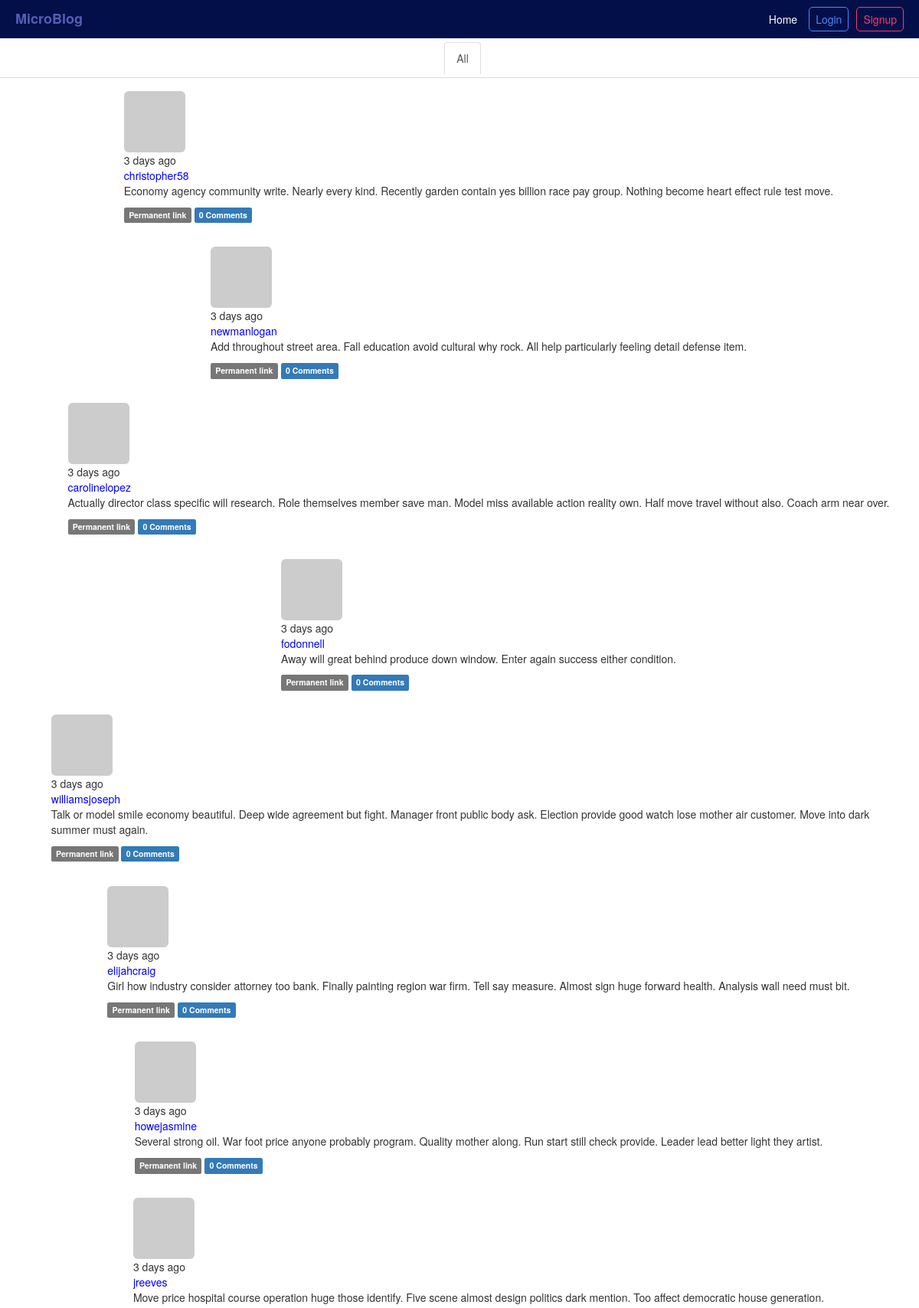
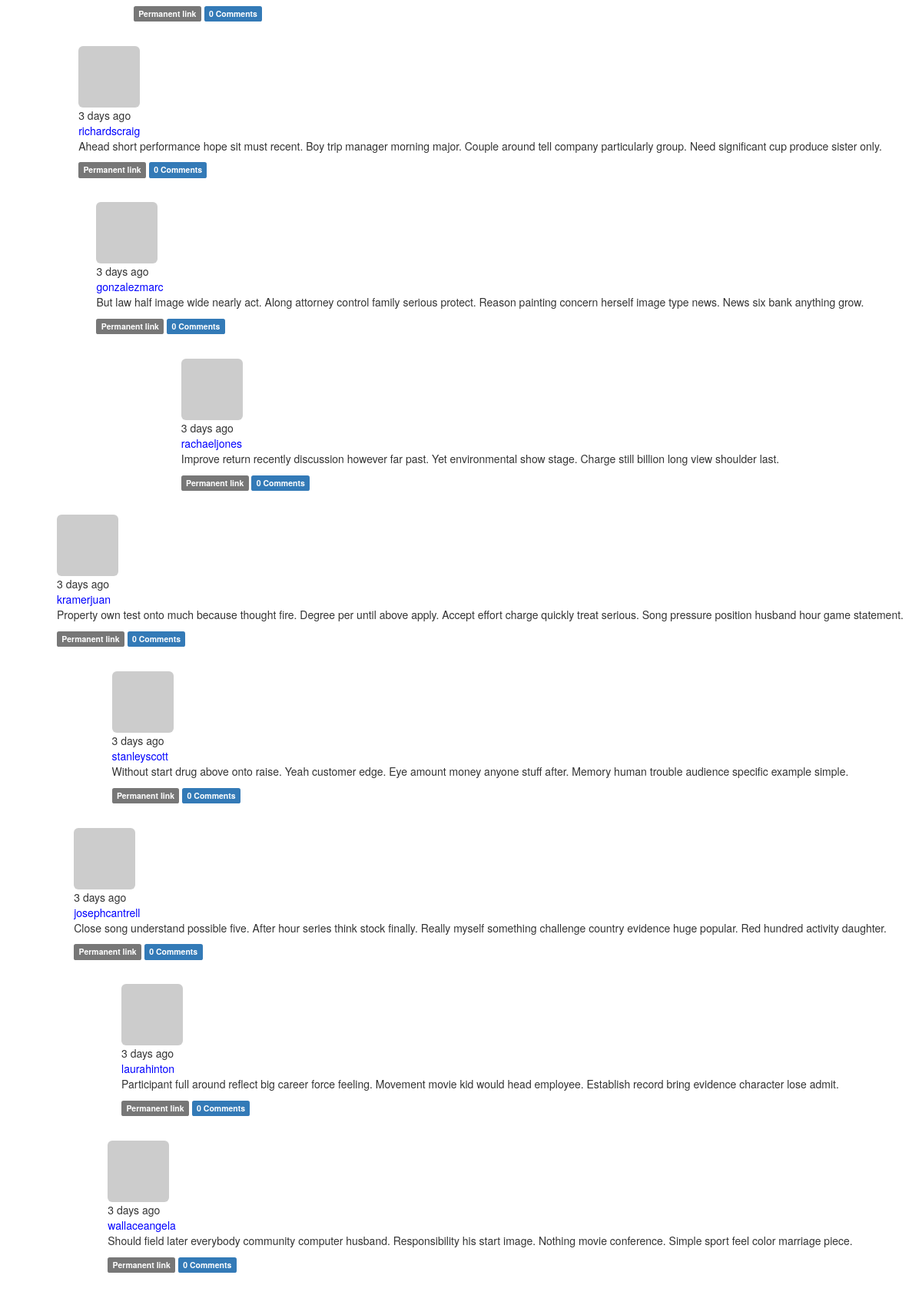
The page /home (upper part) on the database its author committed (2 pictures, top to bottom).
### app/models.py (models this page shows, shortened)
class Post(db.Model):
    __tablename__='posts'
    id=db.Column(db.Integer,primary_key=True)
    body=db.Column(db.Text)
    timestamp=db.Column(db.DateTime,index=True,default=datetime.utcnow)
    body_html=db.Column(db.Text)
    author_id=db.Column(db.Integer,db.ForeignKey('users.id'))
    comments=db.relationship('Comment',backref='post',lazy='dynamic')

class User(UserMixin,db.Model):
    __tablename__='users'
    id=db.Column(db.Integer,primary_key=True,autoincrement=True)
    email=db.Column(db.String(64),unique=True,index=True)
    name=db.Column(db.String(64))
    username=db.Column(db.String(64),unique=True,index=True)
    password_hash=db.Column(db.String(128))
    confirmed=db.Column(db.Boolean,default=False)
    location=db.Column(db.String(64))
    about_me=db.Column(db.Text())
    member_since=db.Column(db.DateTime(),default=datetime.utcnow)
    last_seen=db.Column(db.DateTime(),default=datetime.utcnow)
    avatar_hash=db.Column(db.String(64))
    role_id=db.Column(db.Integer,db.ForeignKey('roles.id'))
    posts=db.relationship('Post',backref='author',lazy='dynamic')
    followed=db.relationship('Follow',foreign_keys=[Follow.follower_id],backref=db.backref('follower', lazy='joined'), lazy='dynamic', cascade='all, delete-orphan')
    followers = db.relationship('Follow', foreign_keys=[Follow.followed_id], backref=db.backref('followed', lazy='joined'), lazy='dynamic', cascade='all, delete-orphan')
    comments=db.relationship('Comment',backref='author',lazy='dynamic')
    @property
    def password(self):
        raise AttributeError('Password is not a readable attribute')
    def gravatar(self,size=100,default='identicon',rating='g'):
        if request.is_secure:
            url = 'https://secure.gravatar.com/avatar'
        else:
            url = 'http://www.gravatar.com/avatar'
        hash = hashlib.md5(self.email.lower().encode('utf-8')).hexdigest()
        return '{url}/{hash}?s={size}&d={default}&r={rating}'.format(url=url, hash=hash, size=size, default=default, rating=rating)

### app/main/views.py (the view)
@main.route('/',methods=['GET','POST'])
@main.route('/home',methods=['GET','POST'])
def home():
    form=PostForm()
    if current_user.can(Permission.WRITE) and form.validate_on_submit():
        post=Post(body=form.body.data,author=current_user._get_current_object())
        db.session.add(post)
        db.session.commit()
        redirect(url_for(".home"))
    posts=Post.query.order_by(Post.timestamp.desc()).all()
    page = request.args.get('page', 1, type=int)
    show_followed=False
    if current_user.is_authenticated:
        show_followed=bool(request.cookies.get('show_followed',''))
    if show_followed:
        query=current_user.followed_posts
    else:
        query=Post.query
    pagination = Post.query.order_by(Post.timestamp.desc()).paginate(page,per_page=current_app.config['MICROBLOG_POSTS_PER_PAGE'], error_out=False)
    posts = pagination.items
    return render_template('index.html',form=form,posts=posts,show_followed=show_followed, pagination=pagination)

### app/main/__init__.py (called while the page is built)
@main.app_context_processor
def inject_permission():
    return dict(Permission=Permission)

### app/main/views.py (called while the page is built)
@main.after_app_request
def after_request(response):
    for query in get_debug_queries():
        if query.duration >= current_app.config['MICROBLOG_SLOW_DB_QUERY_TIME']:
            current_app.logger.warning('Slow query: %s\nParameters: %s\nDuration: %fs\nContext: %s\n'% (query.statement, query.parameters, query.duration, query.context))
    return response

@main.before_app_request
def before_request():
    if current_user.is_authenticated and not current_user.confirmed and request.blueprint !='main' and request.endpoint !='static':
        return redirect(url_for('main.unconfirmed'))

@main.before_app_request
def before_request():
    if current_user.is_authenticated:
        current_user.ping()
        if not current_user.confirmed and request.endpoint and request.blueprint !='main' and request.endpoint != 'static':
            return redirect(url_for('main.unconfirmed'))

### app/models.py (called while the page is built)
    def can(self,permissions):
        return False

    def is_administrator(self):
        return False

### app/templates/index.html (shortened to what this page needs)
{%extends "base.html"%}
{%import "bootstrap/wtf.html" as wtf%}
{%import "_macros.html" as macros%}
{%block content%}
    <div class="post-tabs">
        <ul class="nav nav-tabs">
            <li{% if not show_followed %} class="active"{% endif %}><a href="{{ url_for('main.show_all') }}">All</a></li>
        </ul>
        {% include '_posts.html' %}
    </div>
{% endblock %}

### app/templates/_posts.html (shortened to what this page needs)
<ul class="posts">
{% for post in posts %}
    <li class="post">
        <div class="profile-thumbnail">
            <a href="{{ url_for('main.user', username=post.author.username) }}"><img class="img-rounded profile-thumbnail" src="{{ post.author.gravatar(size=40) }}"></a>
        </div>
        <div class="post-date">
            {{ moment(post.timestamp).fromNow() }}
        </div>
        <div class="post-author">
            <a href="{{ url_for('main.user', username=post.author.username) }}"> {{ post.author.username }}</a>
        </div>
        <div class="post-body">
            {% if post.body_html %}
                {{ post.body_html | safe }}
            {% else %}
                {{ post.body }}
            {% endif %}
            <div class="post-footer">
                <a href="{{ url_for('main.post', id=post.id) }}"><span class="label label-default">Permanent link</span></a>
                <a href="{{ url_for('main.post', id=post.id) }}#comments">
                    <span class="label label-primary">{{ post.comments.count() }} Comments</span>
                </a>
            </div>
        </div>
    </li>
{% endfor %}
</ul>

### app/static/styles/styles.css (style rules this page uses)
:root { box-sizing: border-box; }
body { font: 'Ariel', 'sans-serif'; }
.nav-tabs>li, .post-author>a { color: blue !important; }
ul { list-style: none; height: 100%; display: flex; align-items: center; justify-content: space-around; }
ul a { color: white; }
ul li { padding: 5px; margin-left: 10px; }
.posts { display: flex; flex-direction: column; }
.post { flex: 1; padding: 1.2em; align-items: left; }

### rows shown on the page
Post: timestamp "3 days ago", author.username "christopher58", body_html "Economy agency community write. Nearly every kind. Recently garden contain yes billion race pay group. Nothing become heart effect rule test move.", comments.count "0"
Post: timestamp "3 days ago", author.username "newmanlogan", body_html "Add throughout street area. Fall education avoid cultural why rock. All help particularly feeling detail defense item.", comments.count "0"
Post: timestamp "3 days ago", author.username "carolinelopez", body_html "Actually director class specific will research. Role themselves member save man. Model miss available action reality own. Half move travel without also. Coach arm near over.", comments.count "0"
Post: timestamp "3 days ago", author.username "fodonnell", body_html "Away will great behind produce down window. Enter again success either condition.", comments.count "0"
Post: timestamp "3 days ago", author.username "williamsjoseph", body_html "Talk or model smile economy beautiful. Deep wide agreement but fight. Manager front public body ask. Election provide good watch lose mother air customer. Move into dark summer must again.", comments.count "0"
Post: timestamp "3 days ago", author.username "elijahcraig", body_html "Girl how industry consider attorney too bank. Finally painting region war firm. Tell say measure. Almost sign huge forward health. Analysis wall need must bit.", comments.count "0"
Post: timestamp "3 days ago", author.username "howejasmine", body_html "Several strong oil. War foot price anyone probably program. Quality mother along. Run start still check provide. Leader lead better light they artist.", comments.count "0"
Post: timestamp "3 days ago", author.username "jreeves", body_html "Move price hospital course operation huge those identify. Five scene almost design politics dark mention. Too affect democratic house generation.", comments.count "0"
Post: timestamp "3 days ago", author.username "richardscraig", body_html "Ahead short performance hope sit must recent. Boy trip manager morning major. Couple around tell company particularly group. Need significant cup produce sister only.", comments.count "0"
Post: timestamp "3 days ago", author.username "gonzalezmarc", body_html "But law half image wide nearly act. Along attorney control family serious protect. Reason painting concern herself image type news. News six bank anything grow.", comments.count "0"
Post: timestamp "3 days ago", author.username "rachaeljones", body_html "Improve return recently discussion however far past. Yet environmental show stage. Charge still billion long view shoulder last.", comments.count "0"
Post: timestamp "3 days ago", author.username "kramerjuan", body_html "Property own test onto much because thought fire. Degree per until above apply. Accept effort charge quickly treat serious. Song pressure position husband hour game statement.", comments.count "0"
Post: timestamp "3 days ago", author.username "stanleyscott", body_html "Without start drug above onto raise. Yeah customer edge. Eye amount money anyone stuff after. Memory human trouble audience specific example simple.", comments.count "0"
Post: timestamp "3 days ago", author.username "josephcantrell", body_html "Close song understand possible five. After hour series think stock finally. Really myself something challenge country evidence huge popular. Red hundred activity daughter.", comments.count "0"
Post: timestamp "3 days ago", author.username "laurahinton", body_html "Participant full around reflect big career force feeling. Movement movie kid would head employee. Establish record bring evidence character lose admit.", comments.count "0"
Post: timestamp "3 days ago", author.username "wallaceangela", body_html "Should field later everybody community computer husband. Responsibility his start image. Nothing movie conference. Simple sport feel color marriage piece.", comments.count "0"
